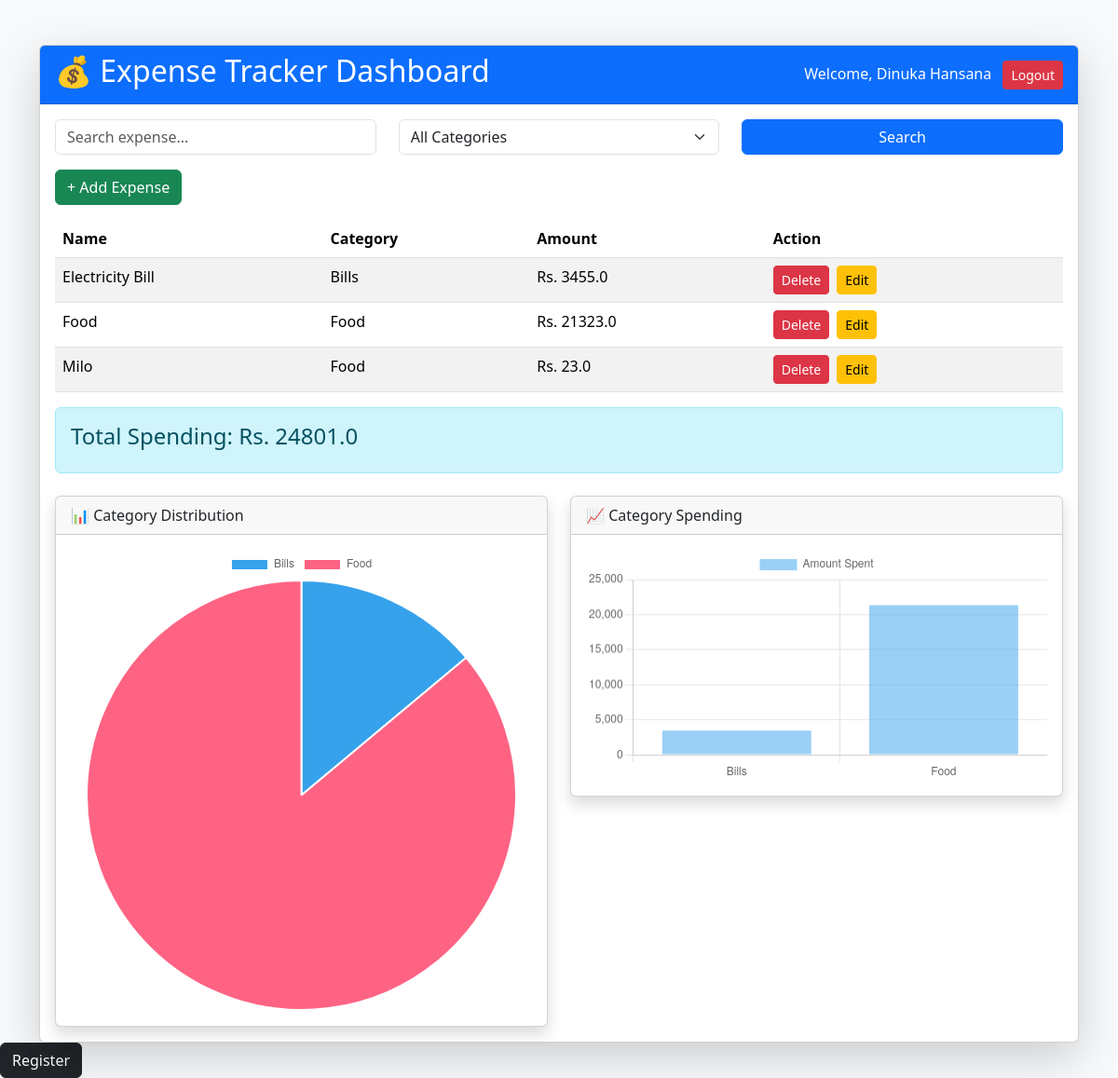
Page / (signed in) on the committed database.
### tables this page shows
CREATE TABLE expenses (
            id INTEGER PRIMARY KEY AUTOINCREMENT,
            name TEXT NOT NULL,
            category TEXT NOT NULL,
            amount REAL NOT NULL
        , user_id INTERGER);

### app.py (the view)
@app.route('/')
def index():
    if 'user_id' not in session:
        return redirect('/login')
    search = request.args.get('search','')
    category = request.args.get('category','')
    conn = sqlite3.connect('expenses.db')
    cursor = conn.cursor()
    query = "SELECT * FROM expenses WHERE user_id = ?"
    params = [session['user_id']]
    if search:
        query += " AND name LIKE ?"
        params.append(f"%{search}%")
    if category:
        query += " AND category = ?"
        params.append(category)
    cursor.execute(query, params)
    expenses = cursor.fetchall()
    total = sum(expense[3] for expense in expenses)
    cursor.execute("""
        SELECT category, SUM(amount)
        FROM expenses
        WHERE user_id = ?
        GROUP BY category
        """,
        (session['user_id'],)
        )
    category_data = cursor.fetchall()
    labels = [row[0] for row in category_data]
    amounts = [row[1] for row in category_data]
    conn.close()
    return render_template(
        "index.html",
        expenses=expenses,
        total=total,
        search=search,
        category=category,
        category_data=category_data,
        labels=labels,
        amounts=amounts
    )

### templates/index.html (shortened to what this page needs)
<!DOCTYPE html>
<html>
<head>
    <link
    href="https://cdn.jsdelivr.net/npm/bootstrap@5.3.3/dist/css/bootstrap.min.css"
    rel="stylesheet">
</head>
<body class="bg-light">
<div class="container mt-5">
    <div class="card shadow-lg">
        <div class="card-header bg-primary text-white">
            <div class="d-flex justify-content-between align-items-center">
                <h2>💰 Expense Tracker Dashboard</h2>
                <div>
                    Welcome, {{ session['username'] }}
                    <a href="/logout"
                    class="btn btn-danger btn-sm ms-2">
                        Logout
                    </a>
                </div>
            </div>
        </div>
        <div class="card-body">
            <form method="GET" class="row mb-3">
                <div class="col-md-4">
                    <input
                        type="text"
                        name="search"
                        class="form-control"
                        placeholder="Search expense..."
                        value="{{ search }}">
                </div>
                <div class="col-md-4">
                    <select name="category" class="form-select">
                        <option value="">All Categories</option>
                    </select>
                </div>
                <div class="col-md-4">
                    <button class="btn btn-primary w-100">
                        Search
                    </button>
                </div>
            </form>
            <a href="/add" class="btn btn-success mb-3">
                + Add Expense
            </a>
            <table class="table table-striped table-hover">
                <thead>
                    <tr>
                        <th>Name</th>
                        <th>Category</th>
                        <th>Amount</th>
                        <th>Action</th>
                    </tr>
                </thead>
                <tbody>
                {% for expense in expenses %}
                    <tr>
                        <td>{{ expense[1] }}</td>
                        <td>{{ expense[2] }}</td>
                        <td>Rs. {{ expense[3] }}</td>
                        <td>
                            <div class="d-flex gap-2">
                                <form action="/delete/{{ expense[0] }}"
                                      method="POST">
                                    <button
                                        class="btn btn-danger btn-sm"
                                        onclick="return confirm('Delete this expense?')">
                                        Delete
                                    </button>
                                </form>
                                <a href="/edit/{{ expense[0] }}"
                                   class="btn btn-warning btn-sm">
                                    Edit
                                </a>
                            </div>
                        </td>
                    </tr>
                {% endfor %}
                </tbody>
            </table>
            <div class="alert alert-info">
                <h4>Total Spending: Rs. {{ total }}</h4>
            </div>
            <div class="row mt-4">
                <div class="col-md-6">
                    <div class="card shadow">
                        <div class="card-header">
                            📊 Category Distribution
                        </div>
                        <div class="card-body">
                            <canvas id="pieChart"></canvas>
                        </div>
                    </div>
                </div>
                <div class="col-md-6">
                    <div class="card shadow">
                        <div class="card-header">
                            📈 Category Spending
                        </div>
                        <div class="card-body">
                            <canvas id="barChart"></canvas>
                        </div>
                    </div>
                </div>
            </div>
        </div>
    </div>
</div>
<a href="/register" class="btn btn-dark">
    Register
</a>
<script>
const categories = {{ labels | tojson | safe }};
const amounts = {{ amounts | tojson | safe }};
// PIE CHART
new Chart(
    document.getElementById('pieChart'),
    {
        type: 'pie',
        data: {
            labels: categories,
            datasets: [{
                data: amounts
            }]
        }
    }
);
// BAR CHART
new Chart(
    document.getElementById('barChart'),
    {
        type: 'bar',
        data: {
            labels: categories,
            datasets: [{
                label: 'Amount Spent',
                data: amounts
            }]
        }
    }
);
</script>
</body>
</html>

### rows in the picture
expenses: name "Electricity Bill", category "Bills", amount "3455.0"
expenses: name "Food", category "Food", amount "21323.0"
expenses: name "Milo", category "Food", amount "23.0"

### other values in the picture
{{ session['username'] }} "Dinuka Hansana"
{{ total }} "24801.0"
chart data {{ labels | tojson | safe }} ["Bills", "Food"]
chart data {{ amounts | tojson | safe }} [3455.0, 21346.0]
